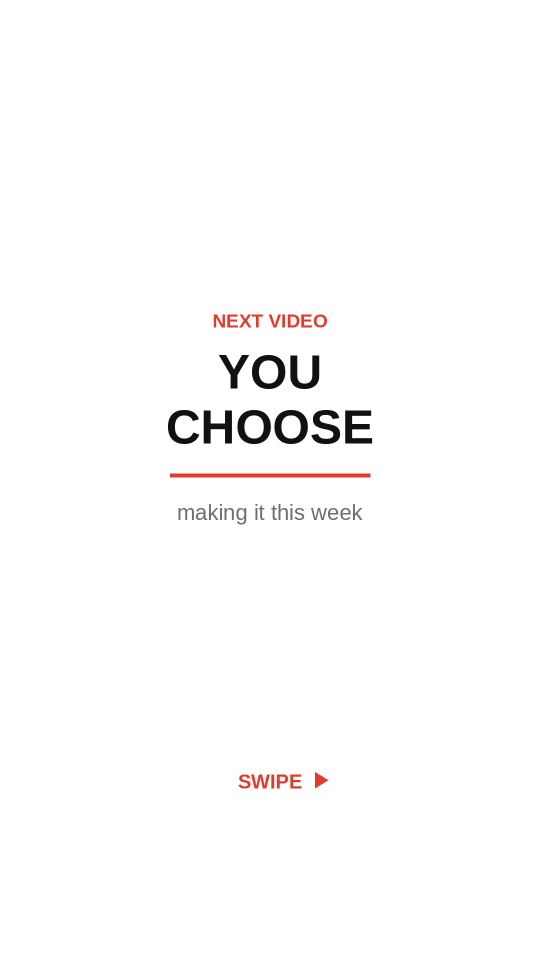
#> input picture story_01_leadin.png, 1080 x 1920 px (shown at 1/2 size)
$ python -i thumbs.py   (imports and definitions only)
#> lines starting #> are read from the running program, lines starting #| are printed output that depends on the picture; after the words box and inside, x2 and y2 are one past the last pixel; in counts of white or black regions, pixels touching at a corner belong together
#!/usr/bin/env python3
"""Thumbnail teardown: download, measure, and lay out competitor thumbnails.

Three modes.

  # 1. download the images (run on YOUR LAPTOP -- i.ytimg.com is blocked in the
  #    cloud session). Tries maxres -> sd -> hq until one exists.
  python3 thumbs.py fetch out/videos.csv -o thumbs/

  # 2. measure every image into a table (runs anywhere, no network)
  python3 thumbs.py scan thumbs/ -o out/

  # 3. build labelled contact sheets so a human -- or Claude -- can eyeball
  #    30 thumbnails at once instead of opening 30 files (runs anywhere)
  python3 thumbs.py sheet thumbs/ -o out/ --per-sheet 20

`scan` writes out/thumbs.csv: brightness, saturation, contrast, busyness,
flat-background %, warm-palette %, skin-tone %, dominant colours, and which
third of the frame carries the subject. Those are the numbers that separate a
thumbnail that gets clicked from one that gets scrolled past -- and unlike
"it looks punchy", you can sort by them.
"""
import argparse, colorsys, csv, glob, os, re, subprocess, sys, urllib.request
from collections import Counter

from PIL import Image, ImageDraw, ImageFilter, ImageFont

LADDER = ["maxresdefault", "sddefault", "hqdefault", "mqdefault"]
UA = {"User-Agent": "Mozilla/5.0"}

ID_RE = re.compile(r"(?:v=|/shorts/|youtu\.be/|/live/|/embed/)([A-Za-z0-9_-]{11})")
BARE_RE = re.compile(r"^[A-Za-z0-9_-]{11}$")


# [9 lines left out: function vid_of, not called in this run]

FONT_B = "/usr/share/fonts/truetype/liberation/LiberationSans-Bold.ttf"


# [85 lines left out: functions _font, fetch, not called in this run]


# ----------------------------------------------------------------- scan ----
def hexof(rgb):
    return "#%02X%02X%02X" % tuple(int(c) for c in rgb[:3])


def measure(path):
#> called with path = 'story_01_leadin.png'
    import numpy as np
    im = Image.open(path).convert("RGB")
#> im is the input picture: PIL image 1080x1920 RGB; mean R, G, B 252.6, 251.9, 251.9
    w, h = im.size
#> w = 1080; h = 1920
    small = im.resize((320, int(320 * h / w)) if w >= h else (int(320 * w / h), 320))
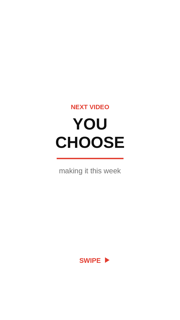
#> small: PIL image 180x320 RGB; mean R, G, B 252.5, 251.8, 251.8
    a = np.asarray(small).astype("float32") / 255.0
    r, g, b = a[..., 0], a[..., 1], a[..., 2]

    mx, mn = a.max(-1), a.min(-1)
    val = mx
    sat = np.where(mx > 0, (mx - mn) / np.maximum(mx, 1e-6), 0)
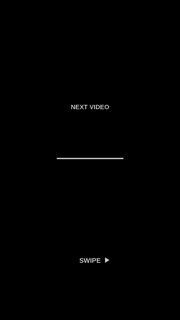
#> sat: shape (320, 180) float32; min 0, max 0.84, mean 0.00304
    lum = 0.299 * r + 0.587 * g + 0.114 * b

    # busyness: mean edge energy
    edges = np.asarray(small.convert("L").filter(ImageFilter.FIND_EDGES)).astype("float32")
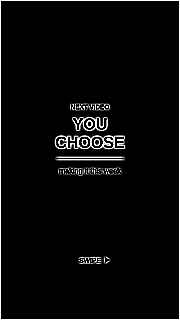
#> edges: shape (320, 180) float32; min 0, max 255, mean 9.5
    busy = float(edges.mean()) / 255.0
#> busy = 0.0374

    # flat background: share of pixels in the single biggest 32-step colour bin
    q = (a * 255 // 32).astype("uint8")
    keys = (q[..., 0].astype(int) << 10) | (q[..., 1].astype(int) << 5) | q[..., 2]
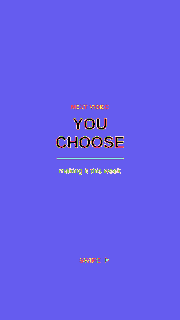
#> keys: shape (320, 180) int64; 20 distinct labels, from 0 to 7399; one colour per label, 0 black
    cnt = Counter(keys.ravel())
#> cnt = 20 items
    flat = cnt.most_common(1)[0][1] / keys.size
#> flat = 0.976

    # palette: top colours from an adaptive quantisation of the real image
    pal = im.convert("RGB").quantize(colors=6, method=Image.Quantize.FASTOCTREE)
    p = pal.getpalette()
#> p = [254, 254, 254, 17, 17, 17, 226, 59, 46, 108, 108, 108, 156, 156, 156, 242, 169, 163]
    tot = sum(n for n, _ in pal.getcolors())
#> tot = 2073600
    top = sorted(pal.getcolors(), reverse=True)[:4]
#> top = [(2043390, 0), (17401, 1), (7320, 2), (3537, 3)]
    dom = " ".join(f"{hexof(p[i*3:i*3+3])}:{round(100*n/tot)}%" for n, i in top)

    # warm/high-sat share -- the "loud" palette this niche runs on
    hue = np.zeros_like(lum)
    d = mx - mn
    nz = d > 1e-6
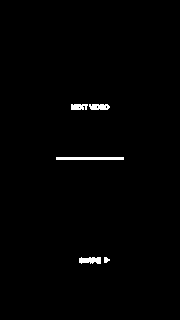
#> nz: shape (320, 180) bool; 0.95% white; 5 white regions, box (x1, y1, x2, y2) and area: (56, 157, 124, 160) 204, (79, 257, 101, 264) 124, (89, 104, 110, 110) 107, (71, 104, 88, 110) 89, (104, 257, 110, 263) 26
    hue[nz] = np.select(
        [mx[nz] == r[nz], mx[nz] == g[nz]],
        [((g[nz] - b[nz]) / d[nz]) % 6, (b[nz] - r[nz]) / d[nz] + 2],
        default=(r[nz] - g[nz]) / d[nz] + 4,
    ) * 60
    loud = (sat > 0.55) & (val > 0.45)
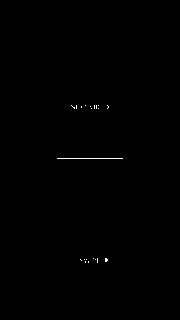
#> loud: shape (320, 180) bool; 0.21% white in thin lines or dots, all inside (x1, y1, x2, y2) = (57, 105, 123, 263)
    warm = float((loud & ((hue < 60) | (hue > 330))).mean())
#> warm = 0.00207

    # crude skin-tone share: a face or a character head dominating the frame
    skin = float((( (hue >= 5) & (hue <= 45) ) & (sat > 0.18) & (sat < 0.72) & (val > 0.35)).mean())
#> skin = 0.000104

    # where the subject sits: busiest vertical third
    H, W = edges.shape
#> H = 320; W = 180
    thirds = [edges[:, :W // 3].mean(), edges[:, W // 3:2 * W // 3].mean(), edges[:, 2 * W // 3:].mean()]
#> thirds = [6.4, 15.7, 6.49]
    side = ["LEFT", "CENTER", "RIGHT"][int(max(range(3), key=lambda i: thirds[i]))]
#> side = 'CENTER'
    # big text usually lives in a high-edge horizontal band
    bands = [edges[:H // 3].mean(), edges[H // 3:2 * H // 3].mean(), edges[2 * H // 3:].mean()]
#> bands = [5.66, 16.6, 6.3]
    textband = ["TOP", "MIDDLE", "BOTTOM"][int(max(range(3), key=lambda i: bands[i]))]
#> textband = 'MIDDLE'

    return {
        "file": os.path.basename(path),
        "video_id": os.path.basename(path).split(".")[0],
        "px": f"{w}x{h}",
        "brightness": round(float(lum.mean()), 3),
        "contrast": round(float(lum.std()), 3),
        "saturation": round(float(sat.mean()), 3),
        "busyness": round(busy, 4),
        "flat_bg_pct": round(100 * flat, 1),
        "warm_loud_pct": round(100 * warm, 1),
        "skin_pct": round(100 * skin, 1),
        "subject_side": side,
        "text_band": textband,
        "dominant_colors": dom,
    }


# [83 lines left out: functions scan, sheet, main, not called in this run]


# [2 lines not run here, left out]

>>> result = measure('story_01_leadin.png')
#> result = 13 items
